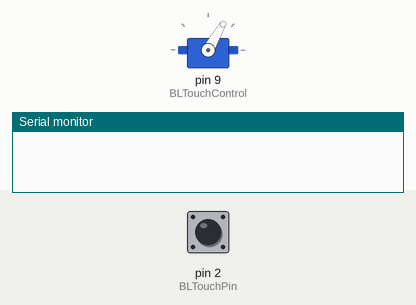
Simulated run of this sketch. Board: Arduino Mega 2560, built with avr-gcc and run on an emulated ATmega2560. Parts: servo, the last lines printed to the serial monitor. The inputs (shaded band) are chosen by the test bench; at power-on: pin 2 (BLTouchPin) HIGH.

Above: at 1.2 s.
1.3 s: pin 2 (BLTouchPin) pulled LOW for 0.15 s
At 5.6 s:
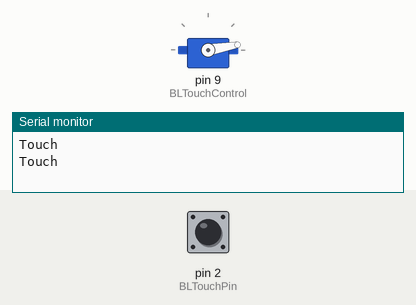
At 10.6 s:
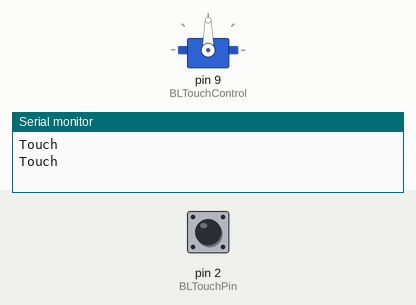
Timing chart, 0 to 16.5 s (numbered marks = the images above; inputs shaded):
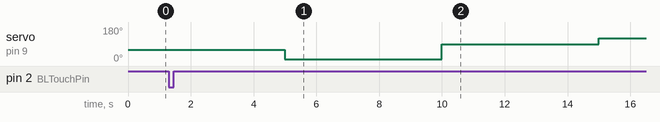

The sketch:

Arduino_BL_Touch_Test.ino
```cpp
/*
  BLTouch Test sensor program
  Connect 5V to Red
  Connect Gnd to Brown
  Connect Pin 9 to Orange / Yellow
  Connect Pin 2 to White.
  Serial port to 9600 and dont send CR or LF
  Send 1 to Pin Down
  Send 2 to Pin Up
  Send 3 to Test
  Send 4 to Reset
*/

#include <Servo.h>

Servo myservo;

int val;
int incomingByte = 0;

const byte BLTouchPin = 2;  // Connect the white wire from the BLTouch to this pin
const byte BLTouchControl = 9;   // Connect the orange wire from the BLTouch sensor to this pin
volatile byte state = LOW;
void touch() {
  Serial.println("Touch");
  state = !state;
}

void setup() {
  Serial.begin(9600);
  myservo.attach(BLTouchControl);
  pinMode(BLTouchPin, INPUT_PULLUP);
  attachInterrupt(digitalPinToInterrupt(BLTouchPin), touch, CHANGE);
  myservo.write(60);
}

void loop() {
    // send data only when you receive data:
    //if (Serial.available() > 0) {
            // read the incoming byte:
            //incomingByte = Serial.read();
            //switch (incomingByte) {
              delay(5000);
               // Serial.println("Push pin down");
                myservo.write(10);
                //break;
              //case 50:
              delay(5000);
               // Serial.println("Pull pin up");
                myservo.write(90);
                //break;
              //case 51:
              delay(5000);
               // Serial.println("Self Test");
                myservo.write(120);
               // break;
             // case 52:
             delay(5000);
              //  Serial.println("Alarm Release & Touch SW Mode");
                myservo.write(60);
              //  break;
     //       }
    //}
}
```
